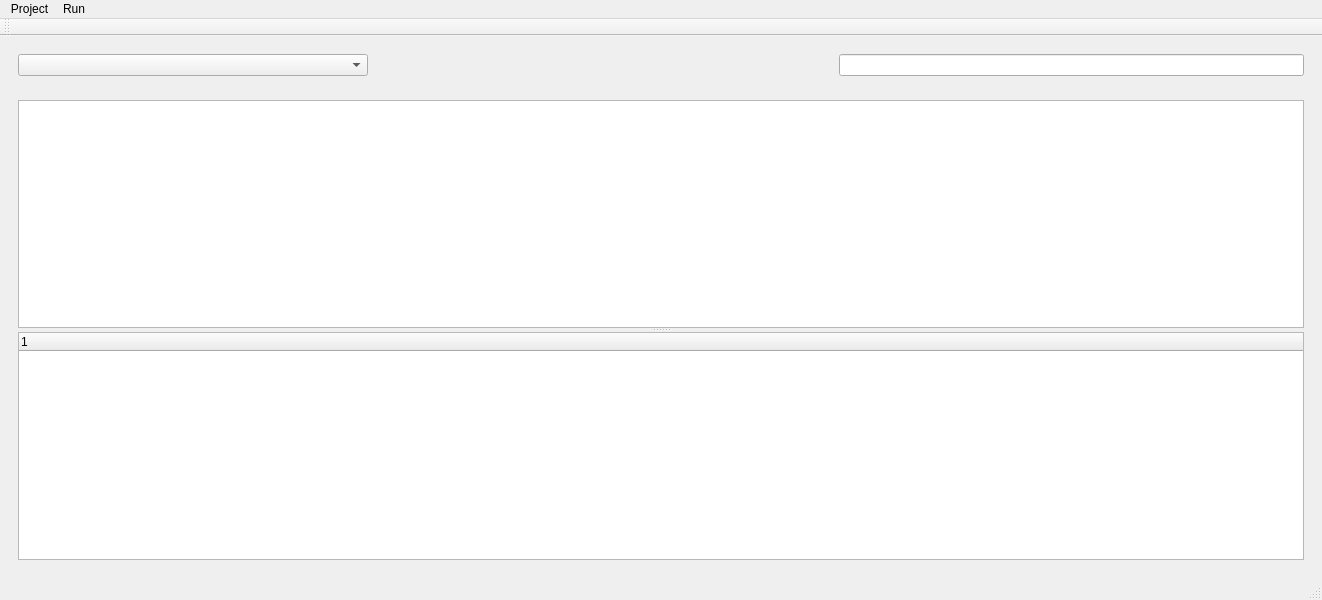
<?xml version="1.0" encoding="UTF-8"?>
<ui version="4.0">
 <class>MainWindow</class>
 <widget class="QMainWindow" name="MainWindow">
  <property name="geometry">
   <rect>
    <x>0</x>
    <y>0</y>
    <width>1322</width>
    <height>600</height>
   </rect>
  </property>
  <property name="windowTitle">
   <string>MainWindow</string>
  </property>
  <widget class="QWidget" name="centralwidget">
   <layout class="QVBoxLayout" name="verticalLayout_2">
    <item>
     <widget class="QWidget" name="widget" native="true">
      <layout class="QHBoxLayout" name="horizontalLayout">
       <item>
        <widget class="QComboBox" name="comboBox">
         <property name="enabled">
          <bool>true</bool>
         </property>
         <property name="minimumSize">
          <size>
           <width>350</width>
           <height>0</height>
          </size>
         </property>
         <property name="contextMenuPolicy">
          <enum>Qt::DefaultContextMenu</enum>
         </property>
        </widget>
       </item>
       <item>
        <spacer name="horizontalSpacer">
         <property name="orientation">
          <enum>Qt::Horizontal</enum>
         </property>
         <property name="sizeHint" stdset="0">
          <size>
           <width>40</width>
           <height>20</height>
          </size>
         </property>
        </spacer>
       </item>
       <item>
        <widget class="QLineEdit" name="lineEdit"/>
       </item>
      </layout>
     </widget>
    </item>
    <item>
     <widget class="QWidget" name="widget_2" native="true">
      <layout class="QVBoxLayout" name="verticalLayout">
       <item>
        <widget class="QSplitter" name="splitter">
         <property name="orientation">
          <enum>Qt::Vertical</enum>
         </property>
         <widget class="QTableWidget" name="tableWidget"/>
         <widget class="QTreeWidget" name="treeWidget">
          <column>
           <property name="text">
            <string notr="true">1</string>
           </property>
          </column>
         </widget>
        </widget>
       </item>
      </layout>
     </widget>
    </item>
   </layout>
  </widget>
  <widget class="QMenuBar" name="menubar">
   <property name="geometry">
    <rect>
     <x>0</x>
     <y>0</y>
     <width>1322</width>
     <height>26</height>
    </rect>
   </property>
   <widget class="QMenu" name="menuproject">
    <property name="title">
     <string>Project</string>
    </property>
   </widget>
   <widget class="QMenu" name="menuRun">
    <property name="title">
     <string>Run</string>
    </property>
    <addaction name="actionRun"/>
    <addaction name="actionStop"/>
    <addaction name="action_Clear"/>
   </widget>
   <addaction name="menuproject"/>
   <addaction name="menuRun"/>
  </widget>
  <widget class="QStatusBar" name="statusbar"/>
  <widget class="QToolBar" name="toolBar">
   <property name="windowTitle">
    <string>toolBar</string>
   </property>
   <attribute name="toolBarArea">
    <enum>TopToolBarArea</enum>
   </attribute>
   <attribute name="toolBarBreak">
    <bool>false</bool>
   </attribute>
  </widget>
  <action name="actionRun">
   <property name="icon">
    <iconset resource="src.qrc">
     <normaloff>:/start.png</normaloff>:/start.png</iconset>
   </property>
   <property name="text">
    <string>Run</string>
   </property>
  </action>
  <action name="actionStop">
   <property name="enabled">
    <bool>false</bool>
   </property>
   <property name="icon">
    <iconset resource="src.qrc">
     <normaloff>:/stop.png</normaloff>:/stop.png</iconset>
   </property>
   <property name="text">
    <string>Stop</string>
   </property>
  </action>
  <action name="action_Clear">
   <property name="icon">
    <iconset resource="src.qrc">
     <normaloff>:/empty.png</normaloff>:/empty.png</iconset>
   </property>
   <property name="text">
    <string> Clear</string>
   </property>
  </action>
 </widget>
 <resources>
  <include location="src.qrc"/>
 </resources>
 <connections/>
</ui>
